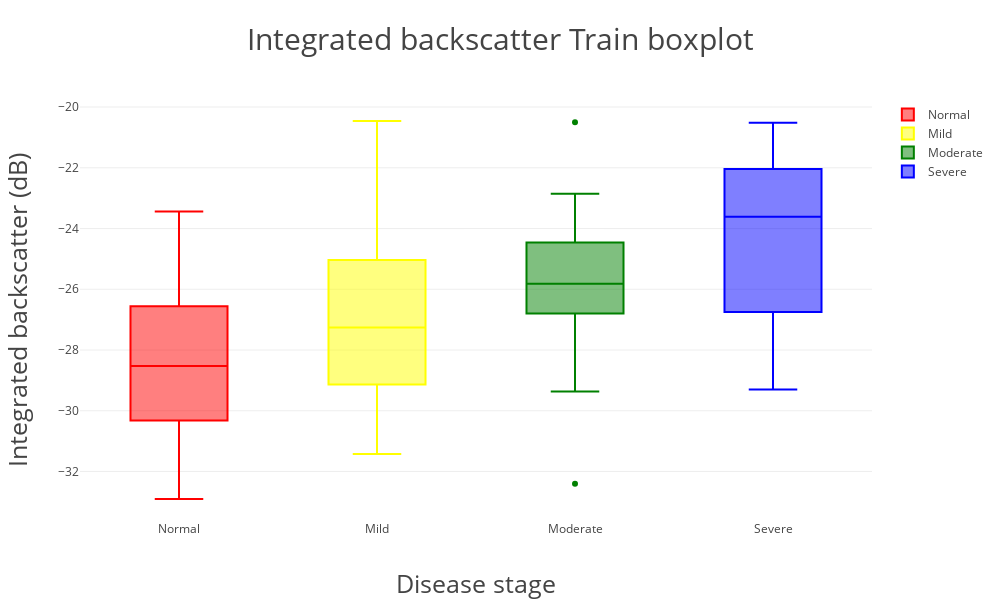
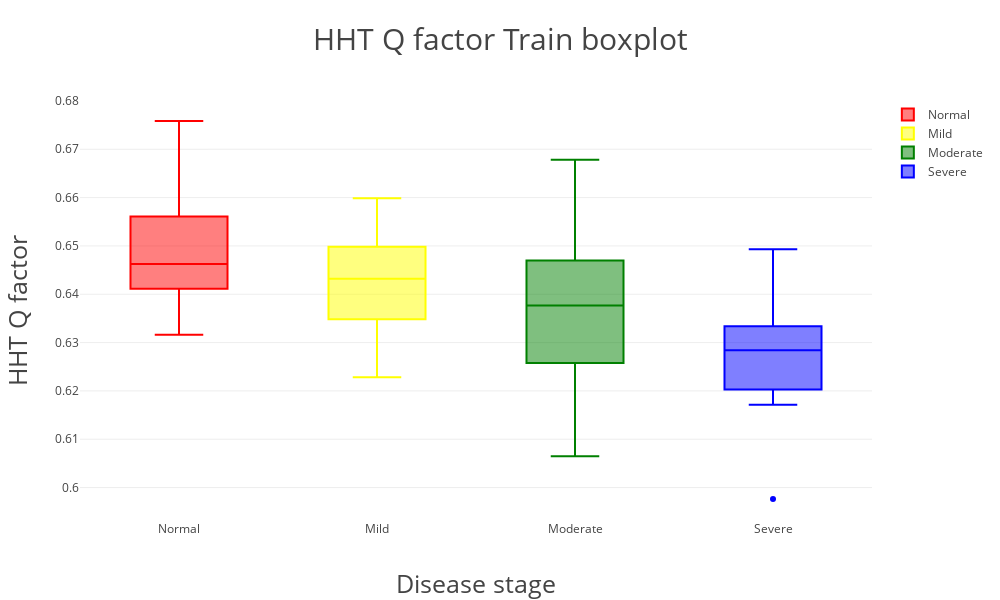
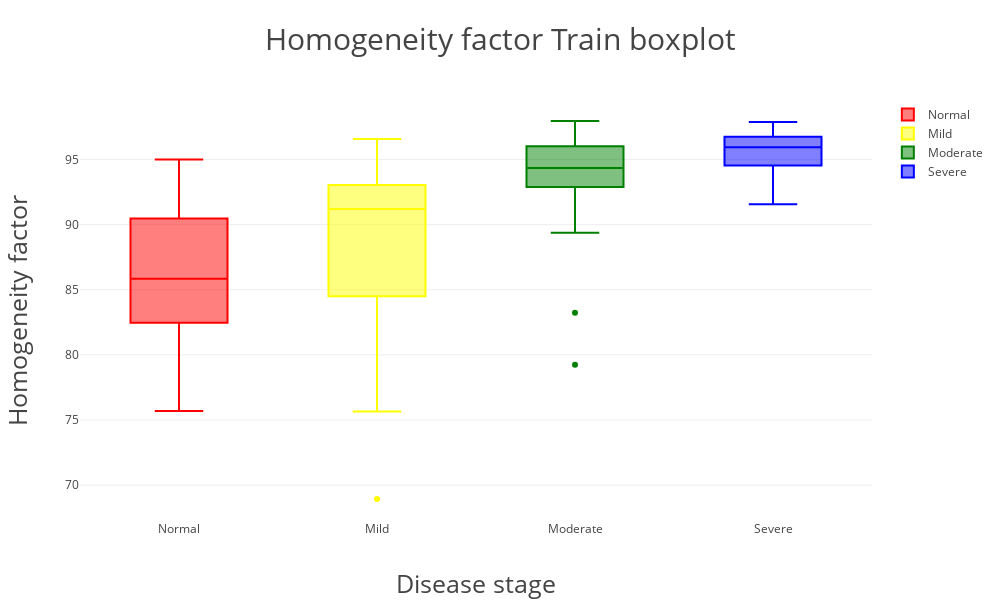

Write notebook code for charts like these, in order.
### Markdown cell above
># train dataset
>>## separate in four period by steatosis:
>>>### Normal : < 5 %
>>>### Mild : 5 ~ 33 %
>>>### Moderate : 33 ~ 66 %
>>>### Severe : > 66 %

### Code cell
# Box plot
# import models
import xlrd
import numpy as np
import plotly.plotly as py
import plotly.graph_objs as go
from plotly.offline import init_notebook_mode, iplot

# open offline plotly
init_notebook_mode(connected=True)

# load data
## Pathology for train
data = xlrd.open_workbook("Pathology.xlsx").sheets()[0]

y_train = np.zeros((111, 3))
y_train[:, 0] = data.col_values(3)  # y0 = Integrated backscatter
y_train[:, 1] = data.col_values(4)  # y1 = Q factor (HHT)
y_train[:, 2] = data.col_values(6)  # y2 = Homogeneity factor

### group
y0 = []
y1 = []
y2 = []
y3 = []
nrows = data.nrows
for i in range(nrows):  # X = 'T' or 'F' from Pathology data 
    if data.cell(i,1).value < 5:
        y0.append(y_train[i, :].tolist())
    elif data.cell(i,1).value <= 33:
        y1.append(y_train[i, :].tolist())
    elif data.cell(i,1).value <= 66:
        y2.append(y_train[i, :].tolist())
    else:
        y3.append(y_train[i, :].tolist())

### list to array
y0 = np.asarray(y0)
y1 = np.asarray(y1)
y2 = np.asarray(y2)
y3 = np.asarray(y3)

# def box_plot & save
def box_plot(i):
    trace0 = go.Box(y = y0[:, i], name = 'Normal', marker = dict(color = 'red'))
    trace1 = go.Box(y = y1[:, i], name = 'Mild', marker = dict(color = 'yellow'))
    trace2 = go.Box(y = y2[:, i], name = 'Moderate', marker = dict(color = 'green'))
    trace3 = go.Box(y = y3[:, i], name = 'Severe', marker = dict(color = 'blue'))
    layout=go.Layout(height = '600',
                     width = '1000',
                     title = '{0} Train boxplot'.format(categories[i]),
                     titlefont = {'size':'30'},
                     xaxis = {'title':'Disease stage', 'titlefont':{'size':'25'}},
                     yaxis = {'title':'{0}'.format(features[i]), 'titlefont':{'size':'25'}})
    traces = [trace0, trace1, trace2, trace3]
    fig = go.Figure(data=traces, layout=layout)
    py.image.save_as(fig, filename = 'Data visualization\{0} Train boxplot.png'.format(categories[i]))
    iplot(fig)

# plot & save
categories = ['Integrated backscatter', 'HHT Q factor', 'Homogeneity factor']
features = ['Integrated backscatter (dB)', 'HHT Q factor', 'Homogeneity factor']
for i in range(3):
    box_plot(i)

### Figure 1 — Plotly figure (JSON) as saved in the notebook; plotly's stock layout.template omitted (floating-point values rounded to 4 significant figures)
{"data": [{"marker": {"color": "red"}, "name": "Normal", "type": "box", "uid": "94e49b", "y": [-25.86, -28.0, -24.73, -24.59, -27.48, -24.0, -30.94, -32.91, -28.91, -28.21, -30.13, -29.33, -32.33, -26.44, -23.44, -30.88, -31.58, -31.71, -30.34, -25.99, -25.94, -31.06, -30.76, -30.63, -29.54, -26.56, -29.26, -27.07, -29.59, -29.02, -26.9, -28.33, -30.13, -28.4, -29.38, -28.66, -27.91, -25.78, -27.45, -25.26, -27.39, -30.33, -27.64, -31.41, -30.29, -25.41]}, {"marker": {"color": "yellow"}, "name": "Mild", "type": "box", "uid": "cb06af", "y": [-28.51, -31.42, -30.63, -27.38, -24.86, -28.05, -29.38, -28.07, -27.13, -23.68, -28.45, -20.46, -26.7, -29.47, -25.51, -29.14, -26.29, -29.61, -30.02, -26.35, -25.04, -25.57, -24.61, -24.11, -28.13, -23.02]}, {"marker": {"color": "green"}, "name": "Moderate", "type": "box", "uid": "4b61c6", "y": [-28.64, -26.34, -24.05, -27.11, -22.85, -24.54, -23.16, -27.2, -26.41, -26.69, -25.8, -20.5, -26.01, -24.81, -25.16, -28.14, -25.23, -23.89, -26.29, -25.82, -29.36, -25.6, -24.23, -26.64, -32.4]}, {"marker": {"color": "blue"}, "name": "Severe", "type": "box", "uid": "111dd4", "y": [-23.75, -29.3, -26.75, -22.04, -22.91, -25.44, -20.94, -24.46, -27.33, -20.52, -23.14, -26.81, -21.8, -23.48]}], "layout": {"height": "600", "title": "Integrated backscatter Train boxplot", "titlefont": {"size": "30"}, "width": "1000", "xaxis": {"autorange": true, "range": [-0.5, 3.5], "title": "Disease stage", "titlefont": {"size": "25"}, "type": "category"}, "yaxis": {"autorange": true, "range": [-33.6, -19.77], "title": "Integrated backscatter (dB)", "titlefont": {"size": "25"}, "type": "linear"}}}

### Figure 2 — Plotly figure (JSON) as saved in the notebook; plotly's stock layout.template omitted (floating-point values rounded to 4 significant figures)
{"data": [{"marker": {"color": "red"}, "name": "Normal", "type": "box", "uid": "9b4433", "y": [0.6527, 0.645, 0.6487, 0.6759, 0.6553, 0.648, 0.6387, 0.6394, 0.6368, 0.6497, 0.6425, 0.6399, 0.6452, 0.6472, 0.6497, 0.6427, 0.6347, 0.6364, 0.6467, 0.6579, 0.6423, 0.6633, 0.6608, 0.6457, 0.6454, 0.6583, 0.639, 0.6561, 0.6446, 0.6412, 0.6503, 0.6491, 0.645, 0.6407, 0.6628, 0.6589, 0.6409, 0.6562, 0.6635, 0.6629, 0.6422, 0.641, 0.6316, 0.6602, 0.6438, 0.6477]}, {"marker": {"color": "yellow"}, "name": "Mild", "type": "box", "uid": "8e5f5a", "y": [0.6447, 0.6516, 0.6558, 0.6381, 0.6566, 0.6347, 0.634, 0.6242, 0.6475, 0.6228, 0.6464, 0.6348, 0.6388, 0.6429, 0.6498, 0.6464, 0.6435, 0.6387, 0.6435, 0.6598, 0.6377, 0.6543, 0.6545, 0.6369, 0.6325, 0.6257]}, {"marker": {"color": "green"}, "name": "Moderate", "type": "box", "uid": "47c2c1", "y": [0.6469, 0.6533, 0.6456, 0.6381, 0.6323, 0.628, 0.6257, 0.6245, 0.6377, 0.6381, 0.6434, 0.6371, 0.649, 0.6258, 0.617, 0.6528, 0.6416, 0.6304, 0.647, 0.6084, 0.6678, 0.6359, 0.6145, 0.6503, 0.6065]}, {"marker": {"color": "blue"}, "name": "Severe", "type": "box", "uid": "63021d", "y": [0.6329, 0.639, 0.6296, 0.6493, 0.6219, 0.5976, 0.6171, 0.6411, 0.6282, 0.6286, 0.6271, 0.6196, 0.6203, 0.6334]}], "layout": {"height": "600", "title": "HHT Q factor Train boxplot", "titlefont": {"size": "30"}, "width": "1000", "xaxis": {"autorange": true, "range": [-0.5, 3.5], "title": "Disease stage", "titlefont": {"size": "25"}, "type": "category"}, "yaxis": {"autorange": true, "range": [0.5933, 0.6802], "title": "HHT Q factor", "titlefont": {"size": "25"}, "type": "linear"}}}

### Figure 3 — Plotly figure (JSON) as saved in the notebook; plotly's stock layout.template omitted (floating-point values rounded to 4 significant figures)
{"data": [{"marker": {"color": "red"}, "name": "Normal", "type": "box", "uid": "7b246a", "y": [88.76, 88.57, 82.47, 80.9, 84.6, 76.06, 90.81, 92.31, 87.83, 84.87, 81.42, 92.23, 90.51, 85.94, 75.7, 87.1, 92.35, 83.72, 82.27, 89.86, 80.17, 84.08, 84.24, 87.47, 89.26, 89.52, 94.2, 92.49, 88.17, 85.76, 78.8, 87.85, 76.5, 83.54, 85.01, 76.88, 90.93, 82.52, 77.31, 81.25, 85.51, 84.43, 93.62, 94.99, 90.47, 93.34]}, {"marker": {"color": "yellow"}, "name": "Mild", "type": "box", "uid": "8718aa", "y": [89.19, 80.74, 96.56, 82.57, 68.94, 92.16, 91.22, 92.48, 91.18, 96.37, 91.46, 94.92, 94.16, 86.04, 75.66, 82.83, 91.95, 93.03, 96.49, 84.49, 88.97, 85.38, 88.91, 91.91, 80.87, 94.19]}, {"marker": {"color": "green"}, "name": "Moderate", "type": "box", "uid": "dbeb64", "y": [94.46, 93.43, 93.41, 90.48, 93.19, 95.69, 92.43, 97.09, 96.0, 92.51, 93.41, 95.63, 93.23, 97.62, 97.95, 94.88, 94.35, 93.01, 96.06, 95.3, 79.24, 96.35, 89.38, 83.24, 96.94]}, {"marker": {"color": "blue"}, "name": "Severe", "type": "box", "uid": "fcbb62", "y": [96.2, 95.68, 94.54, 93.84, 96.24, 97.87, 95.58, 91.57, 96.61, 97.74, 93.42, 96.87, 96.74, 94.58]}], "layout": {"height": "600", "title": "Homogeneity factor Train boxplot", "titlefont": {"size": "30"}, "width": "1000", "xaxis": {"autorange": true, "range": [-0.5, 3.5], "title": "Disease stage", "titlefont": {"size": "25"}, "type": "category"}, "yaxis": {"autorange": true, "range": [67.32, 99.57], "title": "Homogeneity factor", "titlefont": {"size": "25"}, "type": "linear"}}}
